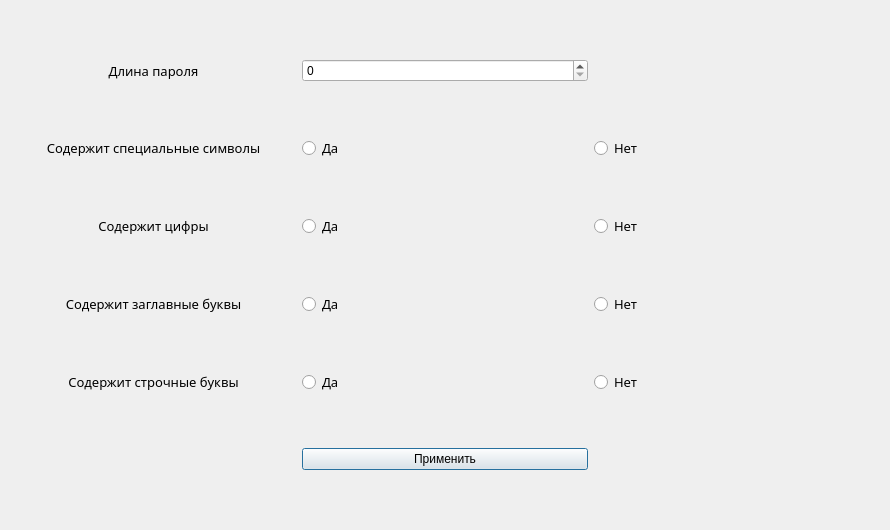
<?xml version="1.0" encoding="UTF-8"?>
<ui version="4.0">
 <class>Dialog</class>
 <widget class="QDialog" name="Dialog">
  <property name="geometry">
   <rect>
    <x>0</x>
    <y>0</y>
    <width>890</width>
    <height>530</height>
   </rect>
  </property>
  <property name="windowTitle">
   <string>Настройки</string>
  </property>
  <layout class="QGridLayout" name="gridLayout">
   <item row="1" column="1">
    <widget class="QRadioButton" name="radioButton">
     <property name="font">
      <font>
       <family>Malgun Gothic</family>
       <pointsize>10</pointsize>
      </font>
     </property>
     <property name="text">
      <string>Да</string>
     </property>
     <attribute name="buttonGroup">
      <string notr="true">spec_symb_buttgroup</string>
     </attribute>
    </widget>
   </item>
   <item row="0" column="1">
    <widget class="QSpinBox" name="length_choice"/>
   </item>
   <item row="2" column="2">
    <widget class="QRadioButton" name="radioButton_4">
     <property name="font">
      <font>
       <family>Malgun Gothic</family>
       <pointsize>10</pointsize>
      </font>
     </property>
     <property name="text">
      <string>Нет</string>
     </property>
     <attribute name="buttonGroup">
      <string notr="true">num_buttgroup</string>
     </attribute>
    </widget>
   </item>
   <item row="2" column="1">
    <widget class="QRadioButton" name="radioButton_3">
     <property name="font">
      <font>
       <family>Malgun Gothic</family>
       <pointsize>10</pointsize>
      </font>
     </property>
     <property name="text">
      <string>Да</string>
     </property>
     <attribute name="buttonGroup">
      <string notr="true">num_buttgroup</string>
     </attribute>
    </widget>
   </item>
   <item row="3" column="0">
    <widget class="QLabel" name="label_4">
     <property name="font">
      <font>
       <family>Malgun Gothic</family>
       <pointsize>10</pointsize>
      </font>
     </property>
     <property name="text">
      <string>Содержит заглавные буквы</string>
     </property>
     <property name="alignment">
      <set>Qt::AlignCenter</set>
     </property>
    </widget>
   </item>
   <item row="3" column="2">
    <widget class="QRadioButton" name="radioButton_6">
     <property name="font">
      <font>
       <family>Malgun Gothic</family>
       <pointsize>10</pointsize>
      </font>
     </property>
     <property name="text">
      <string>Нет</string>
     </property>
     <attribute name="buttonGroup">
      <string notr="true">upper_buttgroup</string>
     </attribute>
    </widget>
   </item>
   <item row="2" column="0">
    <widget class="QLabel" name="label_3">
     <property name="font">
      <font>
       <family>Malgun Gothic</family>
       <pointsize>10</pointsize>
      </font>
     </property>
     <property name="text">
      <string>Содержит цифры</string>
     </property>
     <property name="alignment">
      <set>Qt::AlignCenter</set>
     </property>
    </widget>
   </item>
   <item row="4" column="0">
    <widget class="QLabel" name="label_5">
     <property name="font">
      <font>
       <family>Malgun Gothic</family>
       <pointsize>10</pointsize>
      </font>
     </property>
     <property name="text">
      <string>Содержит строчные буквы</string>
     </property>
     <property name="alignment">
      <set>Qt::AlignCenter</set>
     </property>
    </widget>
   </item>
   <item row="1" column="2">
    <widget class="QRadioButton" name="radioButton_2">
     <property name="font">
      <font>
       <family>Malgun Gothic</family>
       <pointsize>10</pointsize>
      </font>
     </property>
     <property name="text">
      <string>Нет</string>
     </property>
     <attribute name="buttonGroup">
      <string notr="true">spec_symb_buttgroup</string>
     </attribute>
    </widget>
   </item>
   <item row="0" column="0">
    <widget class="QLabel" name="label">
     <property name="font">
      <font>
       <family>Malgun Gothic</family>
       <pointsize>10</pointsize>
      </font>
     </property>
     <property name="text">
      <string>Длина пароля</string>
     </property>
     <property name="alignment">
      <set>Qt::AlignCenter</set>
     </property>
    </widget>
   </item>
   <item row="3" column="1">
    <widget class="QRadioButton" name="radioButton_8">
     <property name="font">
      <font>
       <family>Malgun Gothic</family>
       <pointsize>10</pointsize>
      </font>
     </property>
     <property name="text">
      <string>Да</string>
     </property>
     <attribute name="buttonGroup">
      <string notr="true">upper_buttgroup</string>
     </attribute>
    </widget>
   </item>
   <item row="4" column="1">
    <widget class="QRadioButton" name="radioButton_7">
     <property name="font">
      <font>
       <family>Malgun Gothic</family>
       <pointsize>10</pointsize>
      </font>
     </property>
     <property name="text">
      <string>Да</string>
     </property>
     <attribute name="buttonGroup">
      <string notr="true">lower_buttgroup</string>
     </attribute>
    </widget>
   </item>
   <item row="4" column="2">
    <widget class="QRadioButton" name="radioButton_5">
     <property name="font">
      <font>
       <family>Malgun Gothic</family>
       <pointsize>10</pointsize>
      </font>
     </property>
     <property name="text">
      <string>Нет</string>
     </property>
     <attribute name="buttonGroup">
      <string notr="true">lower_buttgroup</string>
     </attribute>
    </widget>
   </item>
   <item row="1" column="0">
    <widget class="QLabel" name="label_2">
     <property name="font">
      <font>
       <family>Malgun Gothic</family>
       <pointsize>10</pointsize>
      </font>
     </property>
     <property name="text">
      <string>Содержит специальные символы</string>
     </property>
     <property name="alignment">
      <set>Qt::AlignCenter</set>
     </property>
    </widget>
   </item>
   <item row="5" column="1">
    <widget class="QPushButton" name="accept_button">
     <property name="text">
      <string>Применить</string>
     </property>
    </widget>
   </item>
  </layout>
 </widget>
 <resources/>
 <connections/>
 <buttongroups>
  <buttongroup name="spec_symb_buttgroup"/>
  <buttongroup name="num_buttgroup"/>
  <buttongroup name="upper_buttgroup"/>
  <buttongroup name="lower_buttgroup"/>
 </buttongroups>
</ui>
